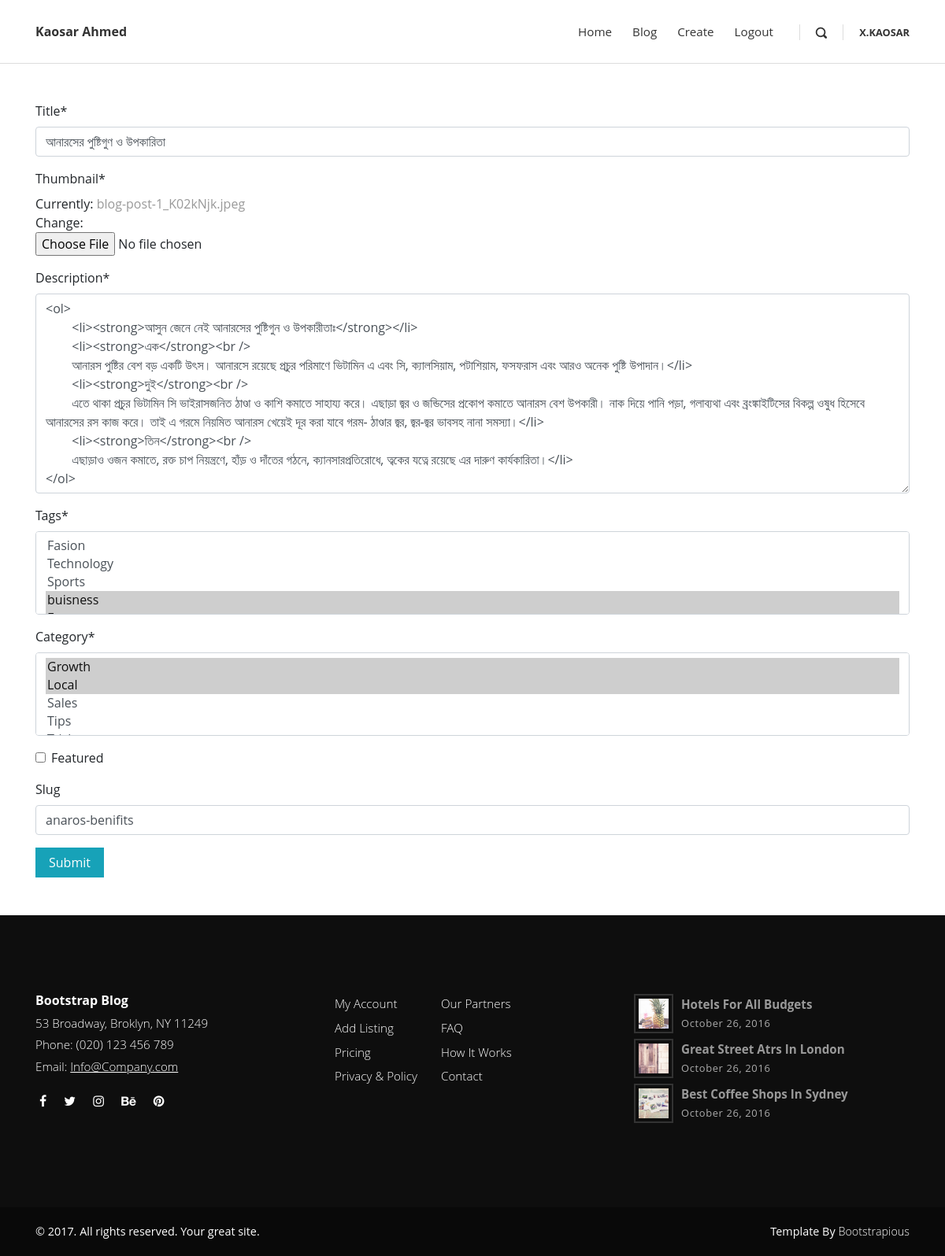
/post-update/anaros-benifits/ (signed in), run on the app's committed database.
### mainapp/models.py (models this page shows, shortened)
class Post(models.Model):
    author = models.ForeignKey(Author, on_delete=models.CASCADE)
    title = models.CharField(max_length=200)
    thumbnail = models.ImageField()
    description = RichTextField(null=True,max_length=1000)
    tags = models.ManyToManyField(Tag)
    category = models.ManyToManyField(Category)
    featured = models.BooleanField()
    slug = models.SlugField(null=True, blank=True)
    date_created = models.DateTimeField(auto_now_add=True)

### mainapp/views.py (the view, shortened to what this page needs)
# urls.py: path('post-update/<slug:slug>/', views.post_update, name='post-update'),
def post_update(request,slug):
    post = Post.objects.get(slug=slug)
    form = PostForm(instance=post)
    author = get_author(request.user)
    context = {'form':form,'post':post}
    return render(request, 'update_post.html', context)

### mainapp/forms.py
class PostForm(forms.ModelForm):
    class Meta:
        model = Post
        fields = '__all__'
        exclude = ['author', 'comment_count', 'view_count',]

### mainapp/models.py (called while the page is built)
    def __str__(self):
        return self.name

    def __str__(self):
        return self.name

### mainapp/views.py (called while the page is built)
def get_author(user):
    qs = Author.objects.filter(user=user)
    if qs.exists():
        return qs[0]
    return None

### templates/update_post.html (shortened to what this page needs)
{% extends 'base.html' %}
{% load static %}
{% load crispy_forms_tags %}
{% block body %}
<div class="container mt-5 mb-5">
    <div class="row">
        <div class="col">
            <form action="" method="post" enctype="multipart/form-data">
                {{ form|crispy }}
                <input type="submit" class="btn btn-info" value="Submit">
            </form>
        </div>
    </div>
</div>
{% endblock %}

### templates/header.html (shortened to what this page needs)
<header class="header">
    <nav class="navbar navbar-expand-lg">
      <div class="container">
        <div class="navbar-header d-flex align-items-center justify-content-between">
          <a href="{% url 'home' %}" class="navbar-brand">{{ request.user.first_name }} {{ request.user.last_name }}</a>
        </div>
        <div id="navbarcollapse" class="collapse navbar-collapse">
          <ul class="navbar-nav ml-auto">
            {% if request.user.is_authenticated %}
            <li class="nav-item"><a href="{% url 'home' %}" class="nav-link ">Home</a>
            </li>
            <li class="nav-item"><a href="{% url 'home' %}" class="nav-link ">Blog</a>
            </li>
            <li class="nav-item"><a href="{% url 'post-create' %}" class="nav-link">Create</a>
            </li>
            <li class="nav-item"><a href="{% url 'account_logout' %}" class="nav-link ">Logout</a>
            </li>
            {% endif %}
          </ul>
          <div class="navbar-text"><a href="#" class="search-btn"><i class="icon-search-1"></i></a></div>
          <ul class="langs navbar-text">
            {% if request.user.is_authenticated %}
              <a href="{% url 'setting' request.user.username %}" class="active">{{ request.user|upper }}</a>
            {% endif %}
          </ul>
        </div>
      </div>
    </nav>
  </header>

### static/css/style.default.css (style rules this page uses)
body { overflow-x: hidden; }
a, i, span { display: inline-block; text-decoration: none; -webkit-transition: all 0.3s; transition: all 0.3s; }
a i { -webkit-transition: none; transition: none; }
ul { margin: 0; padding: 0; }
button, input { outline: none !important; font-family: "Open Sans", sans-serif; }
i[class*="icon-"] { -webkit-transform: translateY(3px); transform: translateY(3px); }
.btn { border-radius: 0 !important; }
.navbar { background: #fff; padding-top: 20px !important; padding-bottom: 20px !important; z-index: 9998; border-bottom: 1px solid #ddd; }
.navbar .langs a:first-of-type, .navbar .search-btn { margin-left: 20px; padding-left: 20px; border-left: 1px solid #ddd; height: 20px; line-height: 20px; }
.navbar .search-btn { color: #333; font-size: 0.9em; }
.navbar .langs a { font-size: 0.8em; color: #aaa; font-weight: 700; }
.navbar .langs a.active { color: #333; }
.navbar .navbar-nav a.nav-link { color: #333; margin: 0 5px; font-weight: 400; font-size: 0.95em; }
.navbar { padding: 0.5rem 1rem; }
.navbar-brand { display: inline-block; padding-top: 0.5rem; padding-bottom: 0.5rem; margin-right: 1rem; font-size: 1rem; color: #333; font-weight: bold; }
.btn { font-weight: normal; border: 1px solid transparent; padding: 0.5rem 1rem; font-size: 1rem; line-height: 1.25; border-radius: 0.25rem; -webkit-transition: all 0.15s ease-in-out; transition: all 0.15s ease-in-out; }
.btn-info { color: #fff; background-color: #17a2b8; border-color: #17a2b8; }
body { font-family: "Open Sans", sans-serif; font-size: 1rem; font-weight: normal; line-height: 1.5; color: #212529; background-color: #fff; }
a { color: #999; text-decoration: none; }

### data on the page
Post: title "আনারসের পুষ্টিগুণ ও উপকারিতা", description "<ol> <li><strong>আসুন জেনে নেই আনারসের পুষ্টিগুন ও উপকারীতাঃ</strong></li> <li><strong>এক</strong><br /> আনারস পুষ্টির বেশ বড় একটি উৎস। আনারসে রয়েছে প্রচুর পরিমাণে ভিটামিন এ এবং সি, ক্যালসিয়াম, পটাশিয়াম, ফসফরাস এবং আরও অনেক পুষ্টি উপাদান।</li> <li><strong>দুই</strong><br /> এতে থাকা প্রচুর ভিটামিন সি ভাইরাসজনিত ঠাণ্ডা ও কাশি কমাতে সাহায্য করে। এছাড়া জ্বর ও জন্ডিসের প্রকোপ কমাতে আনারস বেশ উপকারী। নাক দিয়ে পানি পড়া, গলাব্যথা এবং ব্রংঙ্কাইটিসের বিকল্প ওষুধ হিসেবে আনারসের রস কাজ করে। তাই এ গরমে নিয়মিত আনারস খেয়েই দূর করা যাবে গরম- ঠাণ্ডার জ্বর, জ্বর-জ্বর ভাবসহ নানা সমস্যা।</li> <li><strong>তিন</strong><br /> এছাড়াও ওজন কমাতে, রক্ত চাপ নিয়ন্ত্রণে, হাঁড় ও দাঁতের গঠনে, ক্যানসারপ্রতিরোধে,…", slug "anaros-benifits"

### other printed values
{{ request.user.first_name }} "Kaosar"
{{ request.user.last_name }} "Ahmed"
{{ request.user|upper }} "X.KAOSAR"
